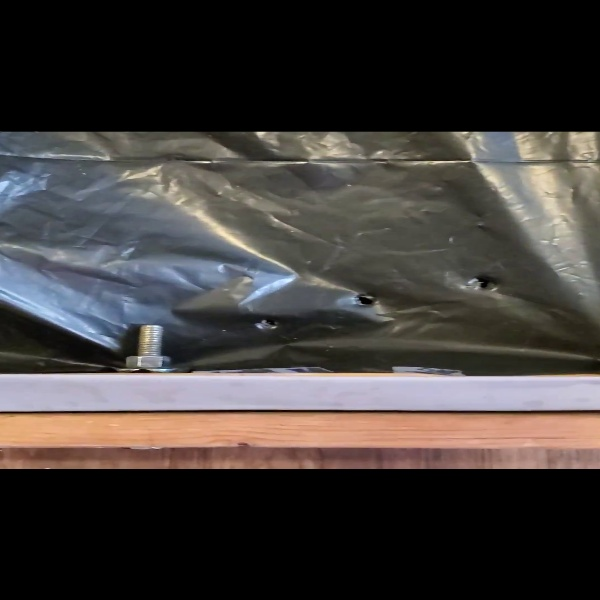
#> input picture images/test_fixture2_sec1.jpg, 600 x 600 px, given in place of Test_Video_WHoles.mov, which was not available
$ python useful_contours_roi.py
#> lines starting #> are read from the running program, lines starting #| are printed output that depends on the picture; after the words box and inside, x2 and y2 are one past the last pixel; in counts of white or black regions, pixels touching at a corner belong together; pictures that were not available may be replaced by others from this repository, and a replacement may not be noted
# -*- coding: utf-8 -*-
"""
Created on Mon Apr 27 19:38:27 2020

@author: Henry Jiang
"""


# -*- coding: utf-8 -*-
"""
Created on Sat Apr 25 15:24:19 2020

@author: Henry Jiang
"""

import cv2
import numpy as np
import argparse
import imutils
import time
import os

# Create a VideoCapture object and read from input file

# If the input is the camera, pass 0 instead of the video file name

path = os.path.join( os.getcwd(), '..', 'videos\Test_Video_WHoles.mov' )

cap = cv2.VideoCapture(path)

#cap = cv2.VideoCapture('..\videos\Test_Video_WHoles.mov')

# Check if camera opened successfully
if (cap.isOpened()== False):
    print("Error opening video stream or file")

# Read until video is completed
while(cap.isOpened()):
    # Capture frame-by-frame
    ret, frame = cap.read()
#> frame is the input picture: shape (600, 600, 3); mean B, G, R 58.5, 60.6, 65
    if ret == True:

        # Display the resulting frame
        # convert the frame to grayscale, blur it, and detect edges
        width = 600
        height = 600
        upper_bound = height-100
        lower_bound = height
        left_bound = 0
        right_bound = width
        frame = cv2.resize(frame, (width,height))
        RIO = frame[upper_bound:height,left_bound:right_bound]
#> RIO: shape (100, 600, 3); every value is 0
        cv2.rectangle(frame, (0, upper_bound), (right_bound, height), (0, 255, 0), 2)
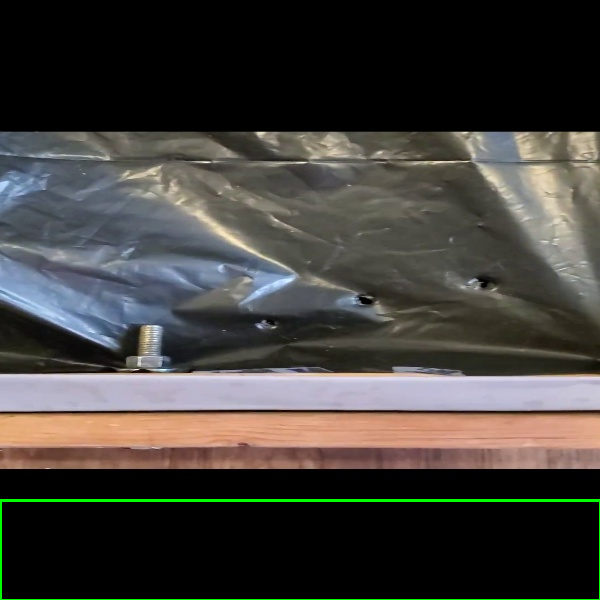
#> frame: shape (600, 600, 3); 0.75% of pixels changed, all inside (x1, y1, x2, y2) = (0, 499, 600, 600)


        ## Gray for RIO
        gray = cv2.cvtColor(RIO, cv2.COLOR_BGR2GRAY)
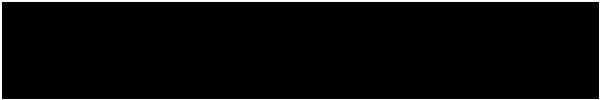
#> gray: shape (100, 600); values 0 (black) and 150 (white), 3.5% white; 1 white region, box (x1, y1, x2, y2) and area: (0, 0, 600, 100) 2091
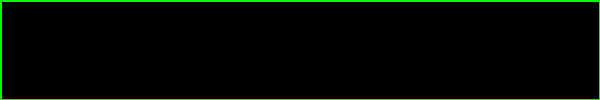
#> RIO: shape (100, 600, 3); mean B, G, R 0, 8.9, 0
        #gray = cv2.cvtColor(frame, cv2.COLOR_BGR2GRAY)
        blurred = cv2.GaussianBlur(gray, (7, 7), 0)
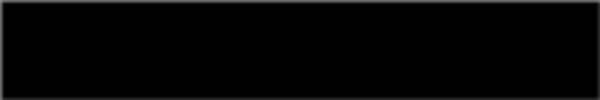
#> blurred: shape (100, 600); min 0, max 138, mean 4.4
        #edged = cv2.Canny(blurred, 50, 150)
        lab = cv2.cvtColor(frame, cv2.COLOR_BGR2GRAY)
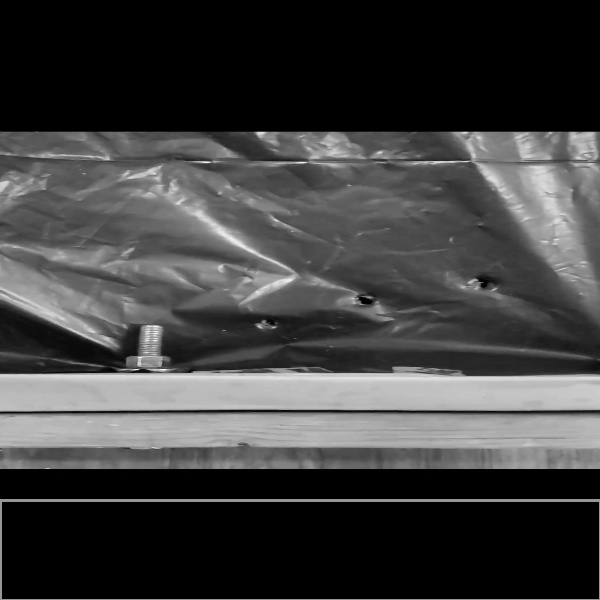
#> lab: shape (600, 600); min 0, max 248, mean 62.8
        hsv = cv2.cvtColor(frame, cv2.COLOR_BGR2HSV)
#> hsv: shape (600, 600, 3); mean H, S, V 31.2, 34.9, 71.1
        ycrcb = cv2.cvtColor(frame, cv2.COLOR_BGR2YCR_CB)
#> ycrcb: shape (600, 600, 3); mean of channels 0, 1, 2 62.8, 129.6, 125.6
        ret,thresh1 = cv2.threshold(blurred,140,255,cv2.THRESH_BINARY_INV)
#> thresh1: shape (100, 600); every value is 255
        edged = cv2.Canny(thresh1, 50, 150)
#> edged: shape (100, 600); every value is 0
        cv2.imshow('Threshold', thresh1)

        cv2.imshow('Edged', edged)
        cv2.imshow('Blurred', blurred)

        cnts = cv2.findContours(edged.copy(), cv2.RETR_EXTERNAL, cv2.CHAIN_APPROX_SIMPLE)
#> cnts = 0 contours

        cnts = imutils.grab_contours(cnts)
#> cnts = []
        left_point = []
        right_point = []

        for c in cnts:
            # approximate the contour
            peri = cv2.arcLength(c, True)
            #print(peri)
            approx = cv2.approxPolyDP(c, 0.01 * peri, True)
            #cv2.drawContours(frame, [approx], -1, (0, 0, 255), 4)
            (x, y, w, h) = cv2.boundingRect(approx)
            aspect_ratio = w/h;

            if w > 200 and h < 50 and aspect_ratio > 10:

                # [9 lines of commented-out code are left out]


                rows,cols = frame.shape[:2]
                [vx,vy,x,y] = cv2.fitLine(c, cv2.DIST_L2,0,0.01,0.01)
                lefty = int((-x*vy/vx) + y)
                lefty = lefty + upper_bound
                left_point.append((left_bound,lefty))
                righty = int(((cols-x)*vy/vx)+y)
                righty = righty + upper_bound
                right_point.append((right_bound,righty))

                img = cv2.line(frame,(cols-1,righty),(0,lefty),(0,255,0),2)
#> this loop made 0 passes
#> after the loop, left_point = []; right_point = []

        ### Code to connect points goes here
        if len(left_point) ==2 and len(right_point)==2:
            left = cv2.line(frame, left_point[0], left_point[1], (0,0,255), 2)
            left_dist = float(abs(left_point[0][1] - left_point[1][1])) / 10

            right = cv2.line(frame, right_point[0], right_point[1], (0,0,255), 2)
            right_dist = float(abs(right_point[0][1] - right_point[1][1])) / 10
            print(left_point, right_point)
            cv2.putText(frame, 'The left distance is ' + str(left_dist) + ' cm', (50,50), cv2.FONT_HERSHEY_SIMPLEX , 1, (0,255,0), 2)
            cv2.putText(frame, 'The right distance is ' + str(right_dist) + ' cm', (50,100), cv2.FONT_HERSHEY_SIMPLEX , 1, (0,255,0), 2)
        cv2.imshow('Frame',frame)

        # Press Q on keyboard to  exit
        if cv2.waitKey(25) & 0xFF == ord('q'):
#> (key q is pressed here)
            break

  # Break the loop
    else:
        break


# When everything done, release the video capture object
cap.release()


# Closes all the frames
cv2.destroyAllWindows()

$ run again, on images/fixture1_saturation.png
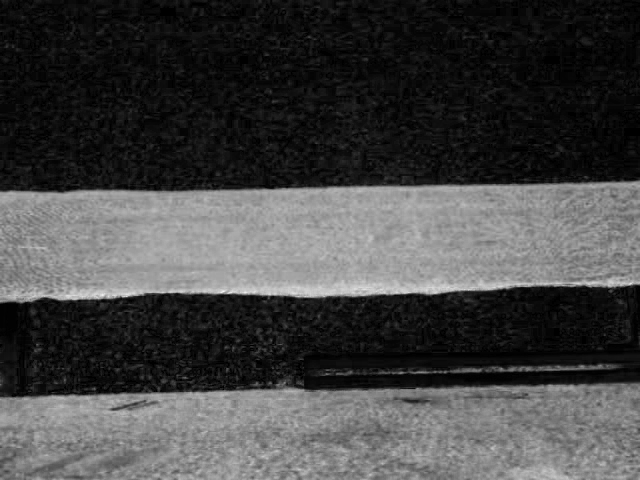
#> input picture images/fixture1_saturation.png, 640 x 480 px, given in place of Test_Video_WHoles.mov, which was not available
#> frame is the input picture: shape (480, 640, 3); min 0, max 247, mean 68.3
#> hsv: shape (600, 600, 3); mean H, S, V 0.4, 1.9, 69.1
#> ycrcb: shape (600, 600, 3); mean of channels 0, 1, 2 68.3, 127.2, 127.4
#> `ret,thresh1 = cv2.threshold(blurred,140,255,cv2.THRESH_BINARY_INV)`:
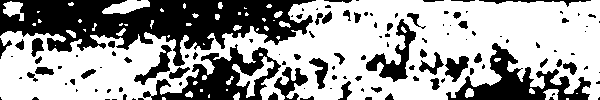
#> thresh1: shape (100, 600); 62.6% white; 124 black regions (70 under 20 px), largest, box (x1, y1, x2, y2) and area: (0, 0, 316, 66) 10814, (143, 44, 281, 100) 3085, (446, 43, 591, 100) 2800
#> `edged = cv2.Canny(thresh1, 50, 150)`:
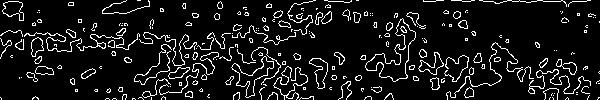
#> edged: shape (100, 600); 9.3% white in thin lines or dots
#> cnts = 222 contours, 176 with area under 20; largest, box (x1, y1, x2, y2) and area: (365, 18, 416, 82) 1003, (231, 56, 274, 98) 514, (309, 58, 328, 89) 278, (2, 1, 24, 21) 253, (418, 52, 444, 75) 214
#> the loop `for c in cnts:` made 222 passes
#> (peri, w, h, aspect_ratio) on passes 1 to 3: (8.24, 4, 2, 2), (9.66, 5, 2, 2.5), (9.66, 5, 2, 2.5)
#> after the loop `for c in cnts:`: left_point = []
